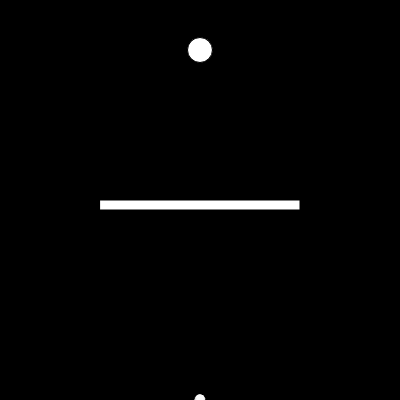
Frame 1 (no input)
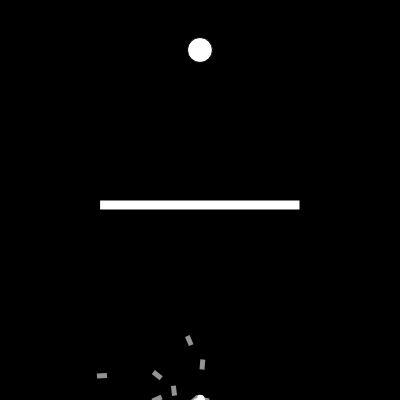
Frame 60 (no input)
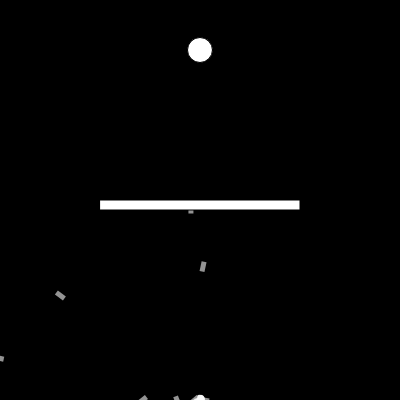
Frame 120 (the mouse pressed at the canvas centre since frame 60)

The p5.js sketch that drew these frames (run headless with seeded random() and noise() and a simulated clock; from frame 60 on, the mouse is pressed at the canvas centre):

// p5.js sketch
// ── sketch.js
var popul;
var lifespan = 400;
var length = 0;
var force = 0.2;
var fitnessP;
var target;
var objectX = 100;
var objectY = 200;
objectWidth = 200;
objectHeight = 10;

function setup() {
  createCanvas(400, 400);

  popul = new Population();
  target = createVector(width/2, 50);
  fitnessP = createP();
}

function draw() {
  background(0);
  popul.run();
  fitnessP.html(length);
  length++;

  rect(objectX, objectY, objectWidth, objectHeight);

  if(length == lifespan) {
    popul.evaluate();
    popul.selection();
    length = 0;
  }

  ellipse(target.x, target.y, 25, 25);
}

// ── dna.js
function DNA(genes) {
  if (genes) {
    this.genes = genes;
  } else {
    this.genes = [];
    for (var i = 0; i < lifespan; i++) {
      this.genes.push(p5.Vector.random2D());
      this.genes[i].setMag(force);
    }
  }

  this.crossover = function(partner) {
    var newgenes = [];
    var mid = floor(random(this.genes.length));
    for (var i = 0; i < this.genes.length; i++) {
      if (i > mid) {
        newgenes.push(this.genes[i]);
      } else {
        newgenes.push(partner.genes[i]);
      }
    }
    return new DNA(newgenes);
  }

  this.mutation = function() {
    for (var i = 0; i < this.genes.length; i++) {
      if (random(1) < 0.01) {
        this.genes[i] = p5.Vector.random2D();
        this.genes[i].setMag(force);
      }
    }
  }
}

// ── population.js
function Population() {
  this.rockets = [];
  this.popSize = 20;
  this.matingPool = [];

  for (var i = 0; i < this.popSize; i++) {
    this.rockets.push(new Rocket());
  }

  this.evaluate = function() {
    var maxFitness = 0;

    for (var i = 0; i < this.popSize; i++) {
      this.rockets[i].calcFitness();
    }

    for (var i = 0; i < this.popSize; i++) {
      if (this.rockets[i].fitness > maxFitness) {
        maxFitness = this.rockets[i].fitness;
      }
    }

    for (var i = 0; i < this.popSize; i++) {
      this.rockets[i].fitness /= maxFitness;
    }

    var normalizedFitnessArray = [];
    for (var i = 0; i < this.popSize; i++) {
      normalizedFitnessArray.push(this.rockets[i].fitness);
    }
    this.meanFitness = 0;
    for (var i = 0; i < normalizedFitnessArray.length; i++) {
      this.meanFitness += normalizedFitnessArray[i];
    }
    this.meanFitness /= normalizedFitnessArray.length;

    this.matingPool = [];
    for (var i = 0; i < this.popSize; i++) {
      var fit = this.rockets[i].fitness * 100;
      for (var j = 0; j < fit; j++) {
        this.matingPool.push(this.rockets[i]);
      }
    }
  }

  this.selection = function() {
    var newRockets = [];
    for (var i = 0; i < this.rockets.length; i++) {
      var firstParent = random(this.matingPool).dna;
      var secondParent = random(this.matingPool).dna;
      var child = firstParent.crossover(secondParent);
      child.mutation();
      newRockets.push(new Rocket(child));
    }
    this.rockets = newRockets;
  }

  this.run = function() {
    for (var i = 0; i < this.popSize; i++) {
      this.rockets[i].update();
      this.rockets[i].show();
    }
  }
}

// ── rocket.js
function Rocket(dna) {
  this.pos = createVector(width/2, height);
  this.vel = createVector();
  this.acc = createVector();
  this.completed = false;
  this.crashed = false;

  if(dna) {
    this.dna = dna;
  } else {
    this.dna = new DNA();
  }
  this.fitness = 0;

  this.applyForce = function(force) {
    this.acc.add(force);
  }

  this.calcFitness = function() {
    var d = dist(this.pos.x, this.pos.y, target.x, target.y);
    if (d == 0) {
      this.fitness = 10000;
    } else {
      this.fitness = 1/d;
    }
    if (this.completed) {
      this.fitness *= 20;
    }
    if (this.crashed) {
      this.fitness /= 20;
    }
  }

  this.update = function() {
    var d = dist(this.pos.x, this.pos.y, target.x, target.y);
    if (d < 10) {
      this.completed = true;
      this.pos = target.copy();
    }

    if (this.pos.x > objectX && this.pos.x < objectX + objectWidth && this.pos.y > objectY && this.pos.y < objectY + objectHeight) {
      this.crashed = true;
    }

    if (this.pos.x > width || this.pos.x < 0) {
      this.crashed = true;
    }

    if (this.pos.y > height || this.pos.y < 0) {
      this.crashed = true;
    }

    this.applyForce(this.dna.genes[length]);
    if (!this.completed && !this.crashed) {
      this.vel.add(this.acc);
      this.pos.add(this.vel);
      this.acc.mult(0);
    }
  }

  this.show = function() {
    push();
    translate(this.pos.x, this.pos.y);
    rotate(this.vel.heading());
    rectMode(CENTER);
    noStroke();
    fill(250, 150);
    rect(0, 0, 10, 5);
    pop();
  }
}
